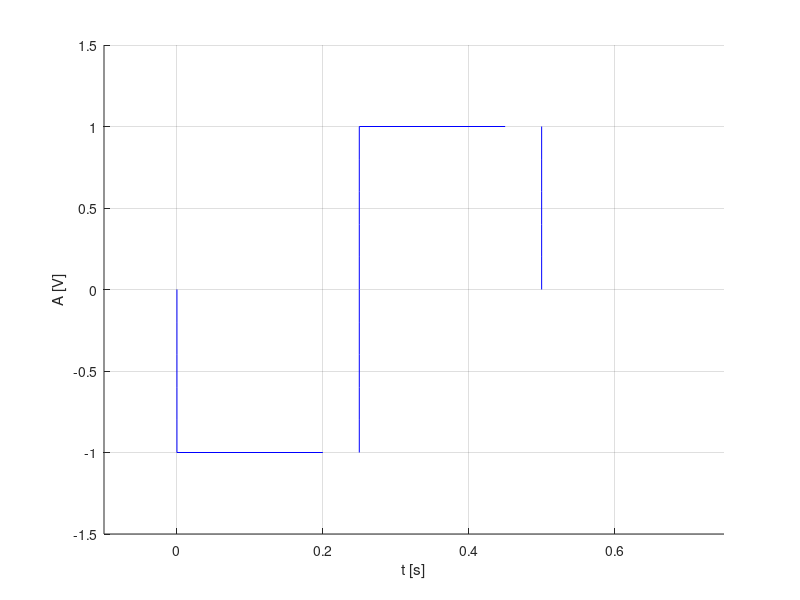

This figure's MATLAB source:
%Se va genera un semnal cu rezolutie temporara de 2ms, 20ms
%200ms pentru un semnal continuu de tipul:

%3. Semnal dreptunghiular multinivel, aleator
%? Durata fiecarui nivel: 0,25 s.
%? Nivelurile
%a) {-1, 1}
%b) {-3,-1,1,3}
%c) {-5,-3,-1,1,3,5}
%d) {-7,-5,-3,-1,1,3,5,7}

hold on
xlabel('t [s]'),ylabel('A [V]')
%a) nivelurile {-1, 1}
%Rezolutia temporara de 2ms

%y variaza de la 0 la -1
y=0:-0.2:-1;
x=y*0;
plot(x,y,'b')
%nivel -1
x = 0: 0.2: 1/4;
y = -1+0*x;
plot(x, y, 'b'),grid

%x=1/4;y variaza de la -1 la 1
y=-1:0.2:1;
x=y*0+1/4;
plot(x,y,'b')

%nivel 1
x = 1/4:0.2:1/2;
y=1+0*x;
plot(x,y,'b')

%x=1/2;y variaza de la 1 la -1
y=1:-0.2:0;
x=y*0+1/2;
plot(x,y,'b')

axis([-0.1 3/4 -1.5 1.5])